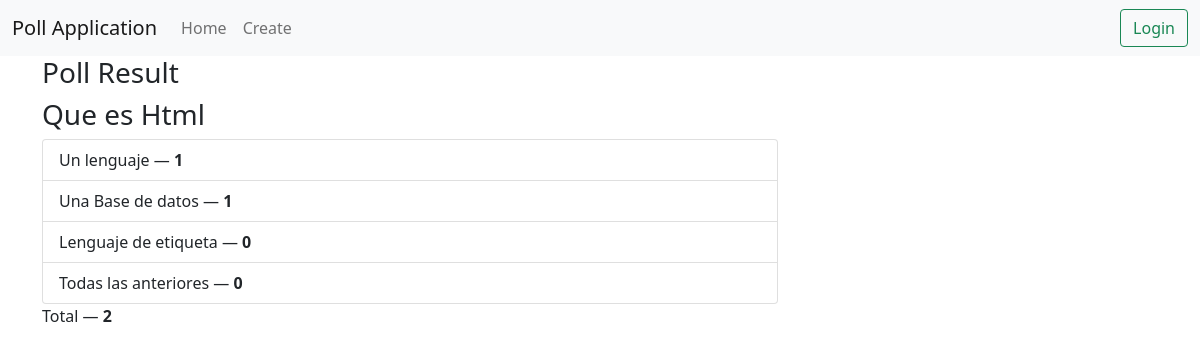
The app's page /results/1/ with its own data.
### pollsapp/models.py (models this page shows, shortened)
class Poll(models.Model):
    question = models.TextField()
    option_one = models.CharField(max_length=30)
    option_two = models.CharField(max_length=30)
    option_three = models.CharField(max_length=30)
    option_four = models.CharField(max_length=30)
    option_one_count = models.IntegerField(default=0)
    option_two_count = models.IntegerField(default=0)
    option_three_count = models.IntegerField(default=0)
    option_four_count = models.IntegerField(default=0)
    def total(self):
            return self.option_one_count + self.option_two_count + self.option_three_count + self.option_four_count

### pollsapp/views.py (the view)
# urls.py: path('results/<poll_id>/', poll_views.results, name='results'),
def results(request, poll_id):
    poll = Poll.objects.get(pk=poll_id)
    context = {
        'poll' : poll
    }
    return render(request, 'poll/results.html', context)

### pollsapp/templates/poll/results.html (shortened to what this page needs)
{% extends "poll/base.html" %}
{% block main %}
<div class="row">
    <div class="col-lg-8 col-lg-offset-2">
        <div class="panel panel-default">
            <div class="panel-heading">
                <h3 class="panel-title">Poll Result</h3>
            </div>
            <div class="panel-body">
                <h3>{{ poll.question }}</h3>
            </div>
            <ul class="list-group">
                <li class="list-group-item">{{ poll.option_one }} &mdash; <strong>{{ poll.option_one_count }}</strong></li>
                <li class="list-group-item">{{ poll.option_two }} &mdash; <strong>{{ poll.option_two_count }}</strong></li>
                <li class="list-group-item">{{ poll.option_three }} &mdash; <strong>{{ poll.option_three_count }}</strong></li>
                <li class="list-group-item">{{ poll.option_four }} &mdash; <strong>{{ poll.option_four_count }}</strong></li>
            </ul>
            <div class="panel-footer">
                Total &mdash; <strong>{{ poll.total }}</strong>
            </div>
        </div>
    </div>
</div>
{% endblock %}

### records on screen
Poll: question "Que es Html", option_one "Un lenguaje", option_one_count "1", option_two "Una Base de datos", option_two_count "1", option_three "Lenguaje de etiqueta", option_three_count "0", option_four "Todas las anteriores", option_four_count "0", total "2"
